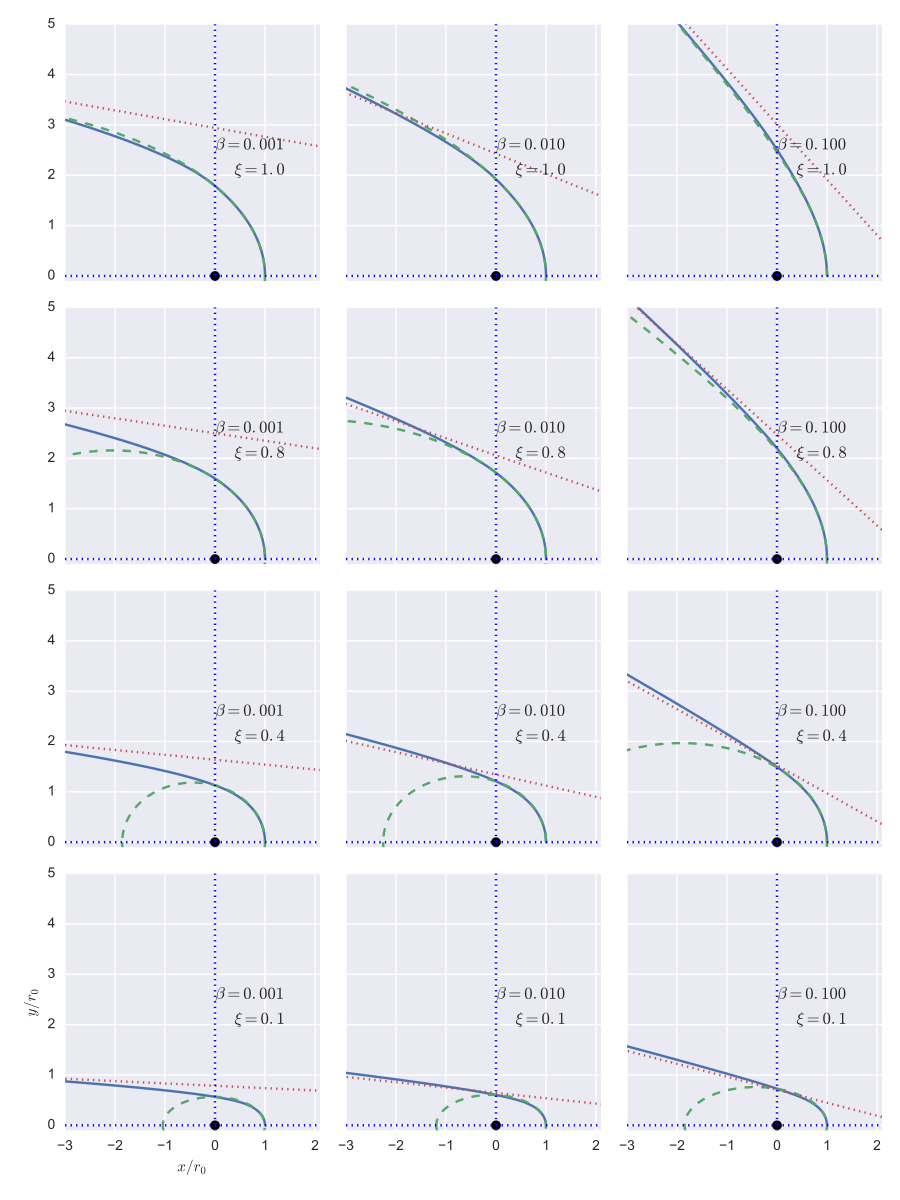

This figure's Python source:
import sys
import numpy as np
from matplotlib import pyplot as plt
import seaborn as sns
import equation6
import conic_parameters
sys.path.append('../conic-projection')
from conproj_utils import Conic


def R_from_theta(theta, beta, xi):
    shell = equation6.Shell(innertype='anisotropic', beta=beta, xi=xi)
    R = shell.radius(theta)
    return R/shell.R0


xigrid = [1.0, 0.8, 0.4, 0.1]
nxi = len(xigrid)
betagrid = [0.001, 0.01, 0.1]
nbeta = len(betagrid)

ntheta = 100
theta = np.linspace(0.0, np.pi, ntheta)

figfilename = sys.argv[0].replace('.py', '.pdf')
fig, axes = plt.subplots(nxi, nbeta, sharex=True, sharey=True)

for j, xi in enumerate(xigrid):
    for i, beta in enumerate(betagrid):
        ax = axes[j, i]

        # Geberalized CRW solution
        R_crw = R_from_theta(theta, beta, xi)
        x_crw = R_crw*np.cos(theta)
        y_crw = R_crw*np.sin(theta)

        # Matched conic parameters
        A = conic_parameters.A(beta, xi)
        th_conic = np.degrees(conic_parameters.theta_c(beta, xi))
        c = Conic(A=A, th_conic=th_conic)
        t = c.make_t_array()
        x_con = c.x(t)
        y_con = c.y(t)

        # Hyperbola fit to tail
        th_tail = np.degrees(conic_parameters.theta_tail(beta, xi))

        # First draw the asymptote
        D = (1 + np.sqrt(beta))/np.sqrt(beta)
        b_a = np.tan(np.radians(th_tail))
        x_cone = np.linspace(-10*D, 10*D, 3)
        y_cone = -b_a*(x_cone - 0.5*(1 + np.sqrt(beta))*D)
        print(th_tail, b_a, x_cone, y_cone)


        # c2 = Conic(A=0.3*A, th_conic=-th_tail)
        # t2 = c2.make_t_array()
        # x_tail = c2.x(t2)
        # y_tail = c2.y(t2)

        # # Renormalize to give the same B
        # y90_tail = np.abs(y_tail[np.argmin(x_tail**2)])
        # y90_con = np.abs(y_con[np.argmin(x_con**2)])
        # fac = y90_con/y90_tail
        # print('beta = {:.3f}, xi = {:.1f}. Renormalizing by {:.3f}'.format(beta, xi, fac))
        # x_tail *= fac
        # y_tail *= fac

        # Compare the three curves
        ax.plot(x_crw, y_crw)
        ax.plot(x_con, y_con, '--')
        ax.plot(x_cone, y_cone, ':')
        ax.plot(0.0, 0.0, 'o', color='k')
        ax.axhline(ls=':')
        ax.axvline(ls=':')
        ax.text(1.5, 2.5, r'$\beta = {:.3f}$ '.format(beta), ha='right')
        ax.text(1.5, 2.0, r'$\xi = {:.1f}$ '.format(xi), ha='right')

# axes[-1, 0].set_xlim(-1.5, 1.5)
# axes[-1, 0].set_ylim(-0.1, 3.0)
axes[-1, 0].set_xlim(-3.0, 2.1)
axes[-1, 0].set_ylim(-0.1, 5.0)
axes[-1, 0].set_xlabel(r'$x / r_{0}$')
axes[-1, 0].set_ylabel(r'$y / r_{0}$')

fig.set_size_inches(9, 12)
fig.tight_layout()
fig.savefig(figfilename)
print(figfilename)
